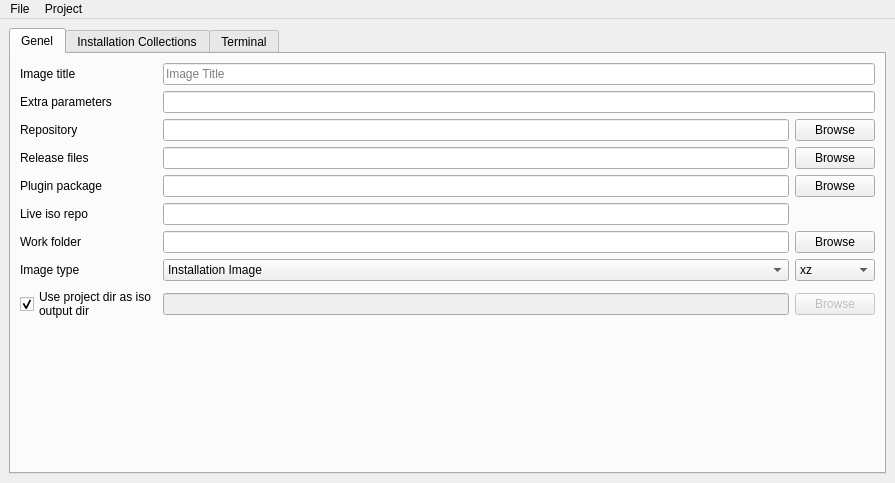
<?xml version="1.0" encoding="UTF-8"?>
<ui version="4.0">
 <class>MainWindow</class>
 <widget class="QMainWindow" name="MainWindow">
  <property name="geometry">
   <rect>
    <x>0</x>
    <y>0</y>
    <width>895</width>
    <height>483</height>
   </rect>
  </property>
  <property name="windowTitle">
   <string>Pisi Iso Creator</string>
  </property>
  <property name="windowIcon">
   <iconset resource="raw.qrc">
    <normaloff>:/raw/pics/pisi-logo-magenta64x64.png</normaloff>:/raw/pics/pisi-logo-magenta64x64.png</iconset>
  </property>
  <widget class="QWidget" name="centralwidget">
   <layout class="QGridLayout" name="gridLayout_5">
    <item row="0" column="0">
     <widget class="QTabWidget" name="tabWidget">
      <property name="currentIndex">
       <number>0</number>
      </property>
      <widget class="QWidget" name="tab">
       <attribute name="title">
        <string>Genel</string>
       </attribute>
       <layout class="QGridLayout" name="gridLayout_2">
        <item row="0" column="0">
         <layout class="QGridLayout" name="gridLayout">
          <item row="8" column="1" colspan="2">
           <widget class="QLineEdit" name="le_iso_output_dir">
            <property name="enabled">
             <bool>false</bool>
            </property>
            <property name="toolTip">
             <string>Path to the local directory which contains metadata about the image like the release notes, etc.</string>
            </property>
           </widget>
          </item>
          <item row="2" column="0">
           <widget class="QLabel" name="label_3">
            <property name="text">
             <string>Repository</string>
            </property>
           </widget>
          </item>
          <item row="2" column="1" colspan="2">
           <widget class="QLineEdit" name="lineRepository">
            <property name="toolTip">
             <string>Local or remote URL of the repository index from which the image will be created</string>
            </property>
           </widget>
          </item>
          <item row="1" column="0">
           <widget class="QLabel" name="label_5">
            <property name="sizePolicy">
             <sizepolicy hsizetype="Fixed" vsizetype="Preferred">
              <horstretch>0</horstretch>
              <verstretch>0</verstretch>
             </sizepolicy>
            </property>
            <property name="text">
             <string>Extra parameters</string>
            </property>
           </widget>
          </item>
          <item row="0" column="1" colspan="3">
           <widget class="QLineEdit" name="lineTitle">
            <property name="toolTip">
             <string>The title of the Pardus image</string>
            </property>
            <property name="placeholderText">
             <string>Image Title</string>
            </property>
           </widget>
          </item>
          <item row="1" column="1" colspan="3">
           <widget class="QLineEdit" name="lineParameters">
            <property name="toolTip">
             <string>Extra parameters to pass to the kernel command line during boot.</string>
            </property>
           </widget>
          </item>
          <item row="6" column="1" colspan="2">
           <widget class="QLineEdit" name="lineWorkFolder">
            <property name="toolTip">
             <string>Path to the directory where Pardusman will work and create the related files and directories</string>
            </property>
           </widget>
          </item>
          <item row="6" column="3">
           <widget class="QPushButton" name="pushBrowseWorkFolder">
            <property name="text">
             <string>Browse</string>
            </property>
           </widget>
          </item>
          <item row="4" column="0">
           <widget class="QLabel" name="label_6">
            <property name="text">
             <string>Plugin package</string>
            </property>
           </widget>
          </item>
          <item row="7" column="3">
           <widget class="QComboBox" name="comboCompression">
            <item>
             <property name="text">
              <string>xz</string>
             </property>
            </item>
            <item>
             <property name="text">
              <string>gzip</string>
             </property>
            </item>
            <item>
             <property name="text">
              <string>lzma</string>
             </property>
            </item>
            <item>
             <property name="text">
              <string>lzo</string>
             </property>
            </item>
            <item>
             <property name="text">
              <string>zstd</string>
             </property>
            </item>
           </widget>
          </item>
          <item row="3" column="3">
           <widget class="QPushButton" name="pushBrowseReleaseFiles">
            <property name="text">
             <string>Browse</string>
            </property>
           </widget>
          </item>
          <item row="5" column="0">
           <widget class="QLabel" name="label_8">
            <property name="text">
             <string>Live iso repo</string>
            </property>
           </widget>
          </item>
          <item row="3" column="1" colspan="2">
           <widget class="QLineEdit" name="lineReleaseFiles">
            <property name="toolTip">
             <string>Path to the local directory which contains metadata about the image like the release notes, etc.</string>
            </property>
           </widget>
          </item>
          <item row="7" column="0">
           <widget class="QLabel" name="label_7">
            <property name="text">
             <string>Image type</string>
            </property>
           </widget>
          </item>
          <item row="8" column="0">
           <widget class="QCheckBox" name="check_use_project_dir">
            <property name="text">
             <string>Use project dir as iso
output dir</string>
            </property>
            <property name="checked">
             <bool>true</bool>
            </property>
           </widget>
          </item>
          <item row="6" column="0">
           <widget class="QLabel" name="label_2">
            <property name="text">
             <string>Work folder</string>
            </property>
           </widget>
          </item>
          <item row="8" column="3">
           <widget class="QPushButton" name="btn_browse_iso_output_dir">
            <property name="enabled">
             <bool>false</bool>
            </property>
            <property name="text">
             <string>Browse</string>
            </property>
           </widget>
          </item>
          <item row="3" column="0">
           <widget class="QLabel" name="label_4">
            <property name="text">
             <string>Release files</string>
            </property>
           </widget>
          </item>
          <item row="5" column="1" colspan="2">
           <widget class="QLineEdit" name="lineLiveIsoRepo">
            <property name="text">
             <string/>
            </property>
            <property name="placeholderText">
             <string/>
            </property>
           </widget>
          </item>
          <item row="4" column="3">
           <widget class="QPushButton" name="pushBrowsePluginPackage">
            <property name="text">
             <string>Browse</string>
            </property>
           </widget>
          </item>
          <item row="4" column="1" colspan="2">
           <widget class="QLineEdit" name="linePluginPackage"/>
          </item>
          <item row="2" column="3">
           <widget class="QPushButton" name="pushBrowseRepository">
            <property name="sizePolicy">
             <sizepolicy hsizetype="Fixed" vsizetype="Fixed">
              <horstretch>0</horstretch>
              <verstretch>0</verstretch>
             </sizepolicy>
            </property>
            <property name="text">
             <string>Browse</string>
            </property>
           </widget>
          </item>
          <item row="7" column="1" colspan="2">
           <widget class="QComboBox" name="comboType">
            <item>
             <property name="text">
              <string>Installation Image</string>
             </property>
            </item>
            <item>
             <property name="text">
              <string>Live Image</string>
             </property>
            </item>
           </widget>
          </item>
          <item row="0" column="0">
           <widget class="QLabel" name="label">
            <property name="text">
             <string>Image title</string>
            </property>
           </widget>
          </item>
         </layout>
        </item>
        <item row="1" column="0">
         <spacer name="verticalSpacer">
          <property name="orientation">
           <enum>Qt::Vertical</enum>
          </property>
          <property name="sizeHint" stdset="0">
           <size>
            <width>20</width>
            <height>40</height>
           </size>
          </property>
         </spacer>
        </item>
       </layout>
      </widget>
      <widget class="QWidget" name="tab_2">
       <attribute name="title">
        <string>Installation Collections</string>
       </attribute>
       <layout class="QGridLayout" name="gridLayout_3">
        <item row="0" column="1">
         <widget class="QPushButton" name="pushAddCollection">
          <property name="text">
           <string>Add</string>
          </property>
         </widget>
        </item>
        <item row="1" column="1">
         <widget class="QPushButton" name="pushModifyCollection">
          <property name="text">
           <string>Modify</string>
          </property>
         </widget>
        </item>
        <item row="2" column="1">
         <widget class="QPushButton" name="pushRemoveCollection">
          <property name="text">
           <string>Remove</string>
          </property>
         </widget>
        </item>
        <item row="3" column="1">
         <widget class="QPushButton" name="pushSetDefaultCollection">
          <property name="enabled">
           <bool>true</bool>
          </property>
          <property name="text">
           <string>Set as Default</string>
          </property>
          <property name="checkable">
           <bool>true</bool>
          </property>
          <property name="checked">
           <bool>true</bool>
          </property>
         </widget>
        </item>
        <item row="4" column="1">
         <widget class="QCheckBox" name="checkCollection">
          <property name="text">
           <string>Collection Base</string>
          </property>
         </widget>
        </item>
        <item row="5" column="1">
         <spacer name="verticalSpacer_2">
          <property name="orientation">
           <enum>Qt::Vertical</enum>
          </property>
          <property name="sizeHint" stdset="0">
           <size>
            <width>20</width>
            <height>416</height>
           </size>
          </property>
         </spacer>
        </item>
        <item row="0" column="0" rowspan="6">
         <widget class="QListWidget" name="listPackageCollection"/>
        </item>
       </layout>
      </widget>
      <widget class="QWidget" name="tab_3">
       <attribute name="title">
        <string>Terminal</string>
       </attribute>
       <layout class="QGridLayout" name="gridLayout_6">
        <item row="0" column="0">
         <layout class="QVBoxLayout" name="terminalLayout"/>
        </item>
       </layout>
      </widget>
     </widget>
    </item>
   </layout>
  </widget>
  <widget class="QMenuBar" name="menubar">
   <property name="geometry">
    <rect>
     <x>0</x>
     <y>0</y>
     <width>895</width>
     <height>20</height>
    </rect>
   </property>
   <widget class="QMenu" name="menuFile">
    <property name="title">
     <string>File</string>
    </property>
    <addaction name="actionNew"/>
    <addaction name="actionOpen"/>
    <addaction name="separator"/>
    <addaction name="actionSave"/>
    <addaction name="actionSaveAs"/>
    <addaction name="separator"/>
    <addaction name="actionExit"/>
   </widget>
   <widget class="QMenu" name="menuProject">
    <property name="title">
     <string>Project</string>
    </property>
    <widget class="QMenu" name="menuCommands">
     <property name="title">
      <string>Commands</string>
     </property>
     <addaction name="actionMake_Repo"/>
     <addaction name="separator"/>
     <addaction name="actionMake_Live"/>
     <addaction name="actionPack_Live"/>
     <addaction name="separator"/>
     <addaction name="actionMake_Iso"/>
    </widget>
    <widget class="QMenu" name="menuMissing_Packages">
     <property name="title">
      <string>Missing Packages</string>
     </property>
     <addaction name="actionCheck_Repo"/>
     <addaction name="actionRemoveMissingPackages"/>
    </widget>
    <addaction name="actionUpdateRepo"/>
    <addaction name="separator"/>
    <addaction name="actionPackages"/>
    <addaction name="actionInstallationImagePackages"/>
    <addaction name="actionLanguages"/>
    <addaction name="separator"/>
    <addaction name="actionMakeImage"/>
    <addaction name="menuCommands"/>
    <addaction name="menuMissing_Packages"/>
   </widget>
   <addaction name="menuFile"/>
   <addaction name="menuProject"/>
  </widget>
  <action name="actionNew">
   <property name="icon">
    <iconset resource="raw.qrc">
     <normaloff>:/raw/pics/document-new.png</normaloff>:/raw/pics/document-new.png</iconset>
   </property>
   <property name="text">
    <string>New</string>
   </property>
  </action>
  <action name="actionOpen">
   <property name="icon">
    <iconset resource="raw.qrc">
     <normaloff>:/raw/pics/document-open.png</normaloff>:/raw/pics/document-open.png</iconset>
   </property>
   <property name="text">
    <string>Open...</string>
   </property>
   <property name="shortcut">
    <string>Ctrl+O</string>
   </property>
  </action>
  <action name="actionSave">
   <property name="icon">
    <iconset resource="raw.qrc">
     <normaloff>:/raw/pics/document-save.png</normaloff>:/raw/pics/document-save.png</iconset>
   </property>
   <property name="text">
    <string>Save</string>
   </property>
  </action>
  <action name="actionSaveAs">
   <property name="icon">
    <iconset resource="raw.qrc">
     <normaloff>:/raw/pics/document-save-as.png</normaloff>:/raw/pics/document-save-as.png</iconset>
   </property>
   <property name="text">
    <string>Save As...</string>
   </property>
  </action>
  <action name="actionExit">
   <property name="icon">
    <iconset resource="raw.qrc">
     <normaloff>:/raw/pics/application-exit.png</normaloff>:/raw/pics/application-exit.png</iconset>
   </property>
   <property name="text">
    <string>Exit</string>
   </property>
  </action>
  <action name="actionUpdateRepo">
   <property name="icon">
    <iconset resource="raw.qrc">
     <normaloff>:/raw/pics/view-refresh.png</normaloff>:/raw/pics/view-refresh.png</iconset>
   </property>
   <property name="text">
    <string>Update Repo</string>
   </property>
   <property name="shortcut">
    <string>F5</string>
   </property>
  </action>
  <action name="actionPackages">
   <property name="icon">
    <iconset resource="raw.qrc">
     <normaloff>:/raw/pics/applications-other.png</normaloff>:/raw/pics/applications-other.png</iconset>
   </property>
   <property name="text">
    <string>Packages...</string>
   </property>
  </action>
  <action name="actionInstallationImagePackages">
   <property name="icon">
    <iconset resource="raw.qrc">
     <normaloff>:/raw/pics/applications-other.png</normaloff>:/raw/pics/applications-other.png</iconset>
   </property>
   <property name="text">
    <string>Installation Image Packages...</string>
   </property>
  </action>
  <action name="actionLanguages">
   <property name="icon">
    <iconset resource="raw.qrc">
     <normaloff>:/raw/pics/applications-education-language.png</normaloff>:/raw/pics/applications-education-language.png</iconset>
   </property>
   <property name="text">
    <string>Languages...</string>
   </property>
  </action>
  <action name="actionMakeImage">
   <property name="icon">
    <iconset resource="raw.qrc">
     <normaloff>:/raw/pics/media-optical.png</normaloff>:/raw/pics/media-optical.png</iconset>
   </property>
   <property name="text">
    <string>Make Image</string>
   </property>
   <property name="shortcut">
    <string>Ctrl+R</string>
   </property>
  </action>
  <action name="actionMake_Repo">
   <property name="text">
    <string>Make Repo</string>
   </property>
  </action>
  <action name="actionCheck_Repo">
   <property name="text">
    <string>Check Repo</string>
   </property>
  </action>
  <action name="actionMake_Live">
   <property name="text">
    <string>Make Live</string>
   </property>
  </action>
  <action name="actionPack_Live">
   <property name="text">
    <string>Pack Live</string>
   </property>
  </action>
  <action name="actionMake_Iso">
   <property name="text">
    <string>Make Iso</string>
   </property>
   <property name="shortcut">
    <string>Ctrl+Shift+C</string>
   </property>
  </action>
  <action name="actionCheck">
   <property name="text">
    <string>Check</string>
   </property>
  </action>
  <action name="actionRemoveMissingPackages">
   <property name="text">
    <string>Remove Missing Packages</string>
   </property>
  </action>
 </widget>
 <tabstops>
  <tabstop>lineTitle</tabstop>
  <tabstop>lineParameters</tabstop>
  <tabstop>lineRepository</tabstop>
  <tabstop>lineReleaseFiles</tabstop>
  <tabstop>linePluginPackage</tabstop>
  <tabstop>lineWorkFolder</tabstop>
  <tabstop>comboType</tabstop>
  <tabstop>pushBrowseRepository</tabstop>
  <tabstop>pushBrowseReleaseFiles</tabstop>
  <tabstop>pushBrowsePluginPackage</tabstop>
  <tabstop>pushBrowseWorkFolder</tabstop>
  <tabstop>comboCompression</tabstop>
 </tabstops>
 <resources>
  <include location="raw.qrc"/>
 </resources>
 <connections>
  <connection>
   <sender>check_use_project_dir</sender>
   <signal>toggled(bool)</signal>
   <receiver>le_iso_output_dir</receiver>
   <slot>setDisabled(bool)</slot>
   <hints>
    <hint type="sourcelabel">
     <x>83</x>
     <y>400</y>
    </hint>
    <hint type="destinationlabel">
     <x>251</x>
     <y>401</y>
    </hint>
   </hints>
  </connection>
  <connection>
   <sender>check_use_project_dir</sender>
   <signal>toggled(bool)</signal>
   <receiver>btn_browse_iso_output_dir</receiver>
   <slot>setDisabled(bool)</slot>
   <hints>
    <hint type="sourcelabel">
     <x>122</x>
     <y>421</y>
    </hint>
    <hint type="destinationlabel">
     <x>835</x>
     <y>412</y>
    </hint>
   </hints>
  </connection>
 </connections>
</ui>
